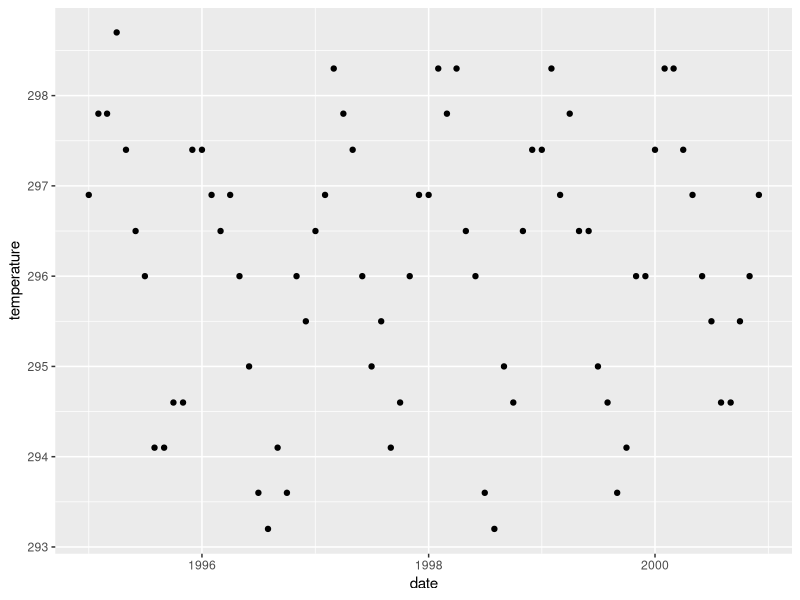
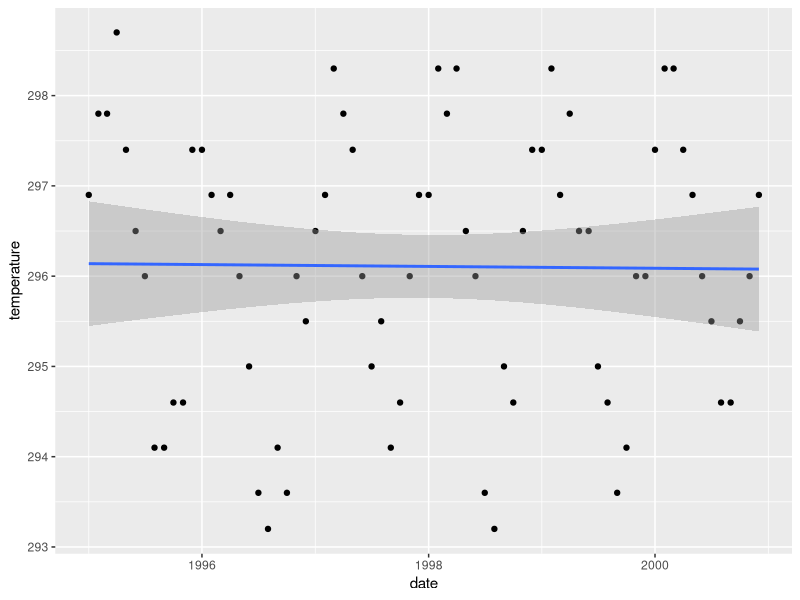
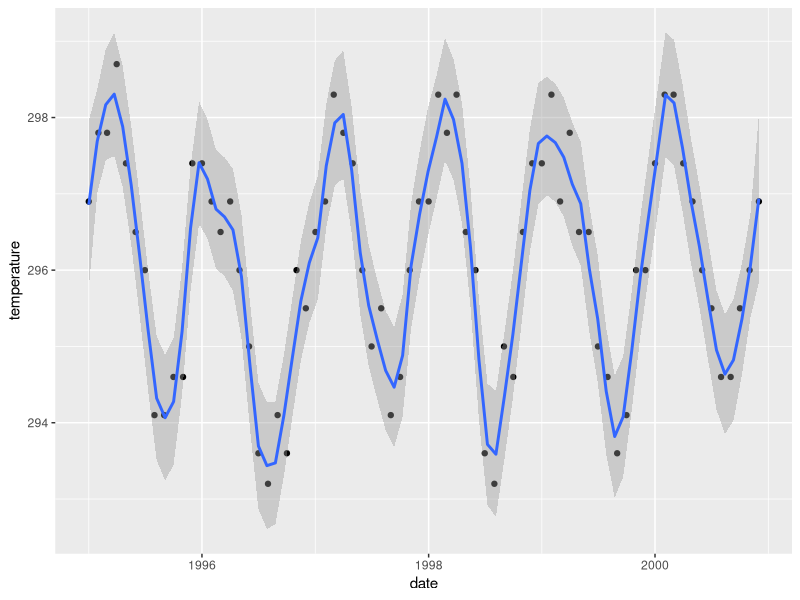
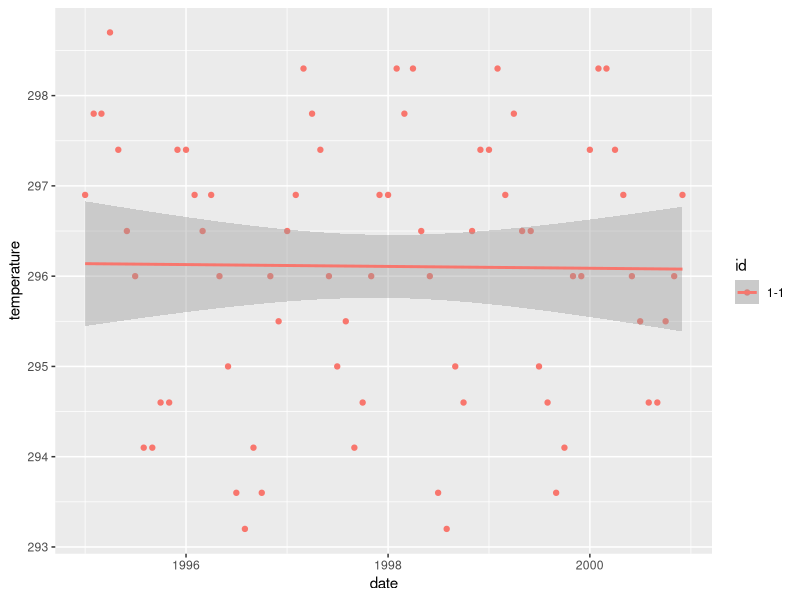
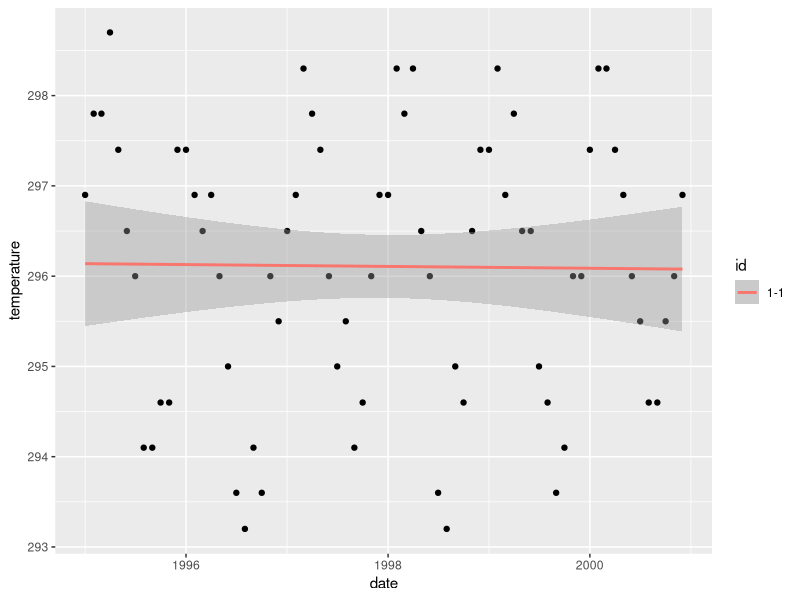
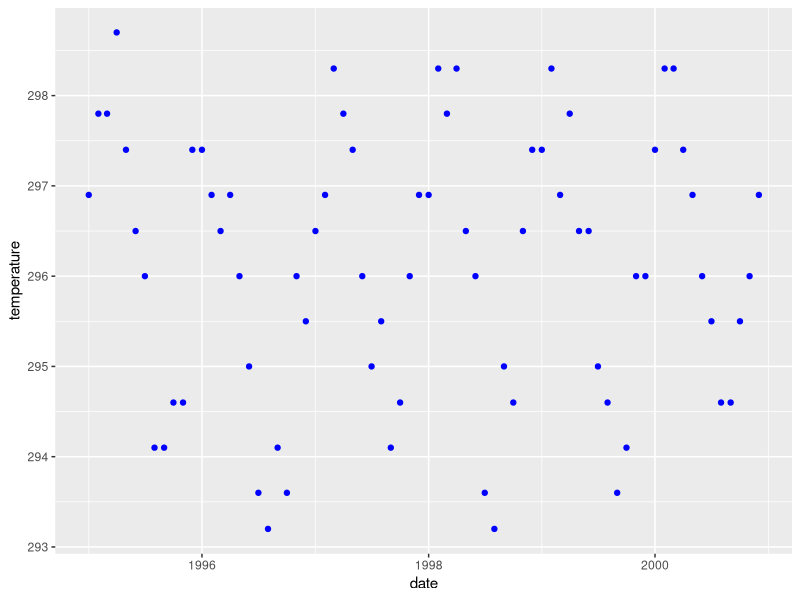
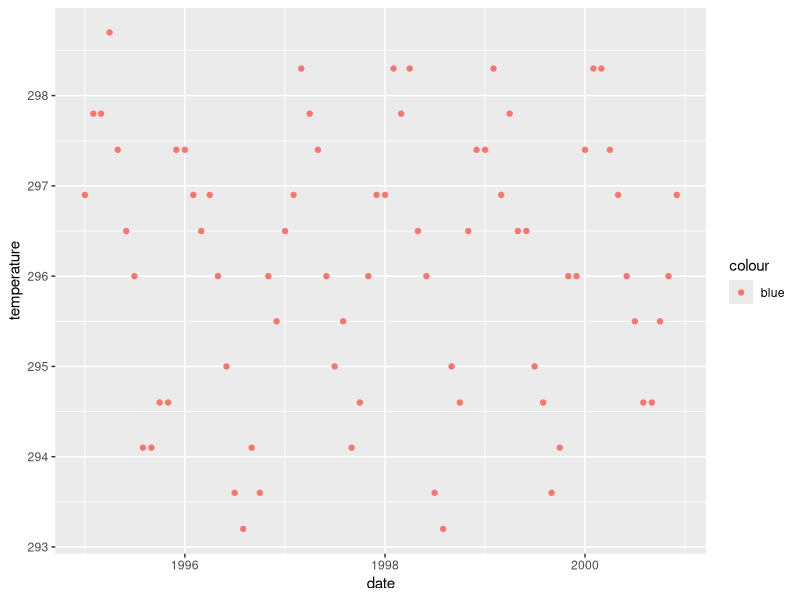

Write R code to recreate these figures, in order.
## ---- chunk 1
knitr::opts_chunk$set(echo = TRUE)
library(tidyverse)
library(lubridate)
## ---- chunk 2
data(nasa, package="GGally")
nasa %>% filter(id=="1-1") %>%
  ggplot(aes(x = date, y= temperature)) + geom_point()
## ---- chunk 3
nasa %>% filter(id=="1-1") %>%
  ggplot(aes(x = date, y= temperature)) + geom_point() +
  geom_smooth(method="lm")
## ---- chunk 4
nasa %>% filter(id=="1-1") %>%
  ggplot(aes(x = date, y= temperature)) + geom_point() +
  geom_smooth(method="loess", span=1/10)
## ---- chunk 5
nasa %>% filter(id == '1-1') %>%
  ggplot(aes(x=date, y=temperature, color=id)) + 
  geom_point() + 
  geom_smooth(method='lm')
## ---- chunk 6
nasa %>% filter(id == '1-1') %>%
  ggplot(aes(x=date, y=temperature)) + 
  geom_point() + 
  geom_smooth(aes(color=id), method='lm')
## ---- chunk 7
nasa %>% filter(id=="1-1") %>%
  ggplot(aes(x = date, y= temperature)) + 
  geom_point(color='blue')
## ---- chunk 8
nasa %>% filter(id=="1-1") %>%
  ggplot(aes(x = date, y= temperature)) + 
  geom_point(aes(color='blue'))
